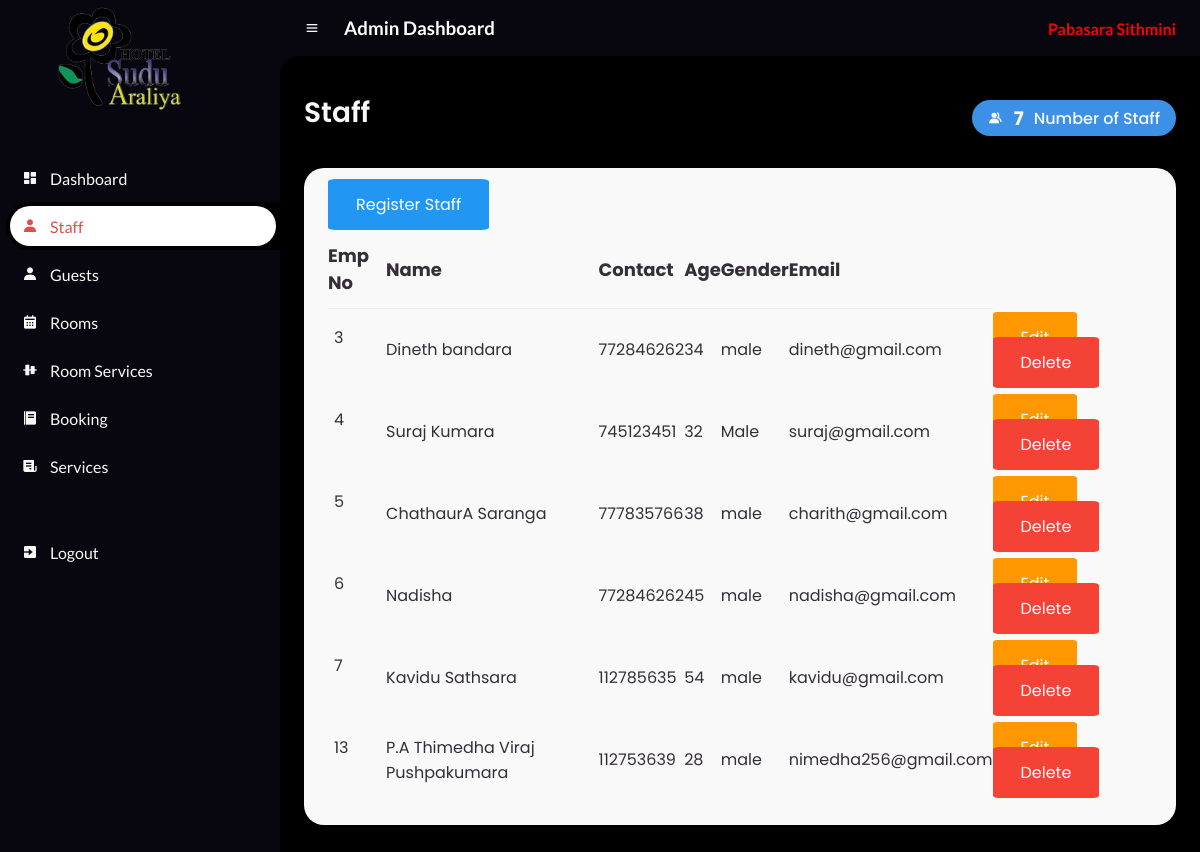
The page /Admin/Staff.php (signed in) on the database its author committed.
### tables this page shows
CREATE TABLE `users` (
  `id` int(255) NOT NULL,
  `name` varchar(255) DEFAULT NULL,
  `contact` int(10) NOT NULL,
  `age` varchar(2) NOT NULL,
  `gender` varchar(10) NOT NULL,
  `email` varchar(255) NOT NULL,
  `password` varchar(255) NOT NULL,
  `user_type` varchar(255) NOT NULL
);

### Admin/StaffBody.php (the view, shortened to what this page needs)
<main>
	<div class="head-title">
		<div class="left">
			<h1>Staff</h1>
		</div>
		<a class="btn-download">
			<i class='bx bxs-group'></i>
			<?php
				require 'dbconfig.php';
				$query = "SELECT id FROM users ORDER BY id";
				$query_run = mysqli_query($connection, $query);
				$row = mysqli_num_rows($query_run);
				echo '<h3 >' . $row . '</h3>';
				?>
			<p>Number of Staff</p>
		</a>
	</div>
	<div class="table-data">
		<div class="order">
			<a class="btn info" href="Staff_Create.php" role="button"> Register Staff</a>
			<br><br>
			<table class="table">
				<thead>
					<tr>
						<th style="font-size: large;">Emp No</th>
						<th style="font-size: large;">Name</th>
						<th style="font-size: large;">Contact</th>
						<th  style="font-size: large;">Age</th>
						<th  style="font-size: large;">Gender</th>
						<th style="font-size: large;">Email</th>
					</tr>
				</thead>
				<tbody>
					<?php
					$servername = "localhost";
					$username = "root";
					$password = "";
					$database = "hms";
					$connection = new mysqli($servername, $username, $password, $database);
					$sql = "SELECT * FROM users WHERE user_type = 'staff'";
					$result = $connection->query($sql);
					while ($row = $result->fetch_assoc()) {
						echo "
                    <tr>
                    <td>$row[id]</td>
                    <td>$row[name]</td>
                    <td>$row[contact]</td>
					<td>$row[age]</td>
					<td>$row[gender]</td>
					<td>$row[email]</td>
                    <td >
                        <a class='btn warning btn-sm' href='Staff_Edit.php?id=$row[id]'>Edit</a>
                        <a class='btn danger btn-sm' href='Staff_Delete.php?id=$row[id]'>Delete</a>
                    </td>
                </tr>
                    ";
					}
					?>
				</tbody>
			</table>
		</div>
	</div>
</main>

### Admin/css/style.css (style rules this page uses)
* { margin: 0; padding: 0; box-sizing: border-box; }
a { text-decoration: none; }
:root { --poppins: 'Poppins', sans-serif; --lato: 'Lato', sans-serif; --light: #F9F9F9; --blue: #3C91E6; --light-blue: #CFE8FF; --grey: #eee; --dark-grey: #AAAAAA; --dark: #342E37; --red: #DB504A; --yellow: #FFCE26; --light-yellow: #FFF2C6; --orange: #FD7238; --light-orange: #FFE0D3; --black: #000000; --light-black: #1b1a1a; --li-black: #6F6C6C ; --slow-black:#08070f ; --lime:lime; }
html { overflow-x: hidden; }
body { overflow-x: hidden; background-color: black; }
#content main { width: 100%; padding: 36px 24px; font-family: var(--poppins); max-height: calc(100vh - 56px); overflow-y: auto; }
#content main .head-title { display: flex; align-items: center; justify-content: space-between; grid-gap: 16px; flex-wrap: wrap; }
#content main .head-title .left h1 { font-size: 28px; font-weight: 600; margin-bottom: 10px; color: var(--light); }
#content main .head-title .btn-download { height: 36px; padding: 0 16px; border-radius: 36px; background: var(--blue); color: var(--light); display: flex; justify-content: center; align-items: center; grid-gap: 10px; font-weight: 500; }
#content main .table-data { display: flex; flex-wrap: wrap; grid-gap: 24px; margin-top: 24px; width: 100%; color: var(--dark); }
#content main .table-data > div { border-radius: 20px; background: var(--light); padding: 24px; overflow-x: auto; }
#content main .table-data .order { flex-grow: 1; flex-basis: 500px; }
#content main .table-data .order table { width: 100%; border-collapse: collapse; }
#content main .table-data .order table th { padding-bottom: 12px; font-size: 13px; text-align: left; border-bottom: 1px solid var(--grey); }
#content main .table-data .order table td { padding: 16px 0; }
#content main .table-data .order table tr td:first-child { display: flex; align-items: center; grid-gap: 12px; padding-left: 6px; }

### Admin/css/btn.css (style rules this page uses)
.btn { border: none; color: white; padding: 14px 28px; cursor: pointer; border-radius: 5%; }
.info { background-color: #2196F3; }
.warning { background-color: #ff9800; }
.danger { background-color: #f44336; }

### Admin/Included/navContainer.php (style rules this page uses)
* { text-decoration: none; }

### Admin/StaffBody.php (style rules this page uses)
* { box-sizing: border-box; }

### rows shown on the page
users: id "3", name "Dineth bandara", contact "772846262", age "34", gender "male", email "dineth@gmail.com"
users: id "4", name "Suraj Kumara", contact "745123451", age "32", gender "Male", email "suraj@gmail.com"
users: id "5", name "ChathaurA Saranga", contact "777835766", age "38", gender "male", email "charith@gmail.com"
users: id "6", name "Nadisha", contact "772846262", age "45", gender "male", email "nadisha@gmail.com"
users: id "7", name "Kavidu Sathsara", contact "112785635", age "54", gender "male", email "kavidu@gmail.com"
users: id "13", name "P.A Thimedha Viraj Pushpakumara", contact "112753639", age "28", gender "male", email "nimedha256@gmail.com"

### other values the page prints
$_SESSION['admin_name'] "Pabasara Sithmini"
$row "7"
